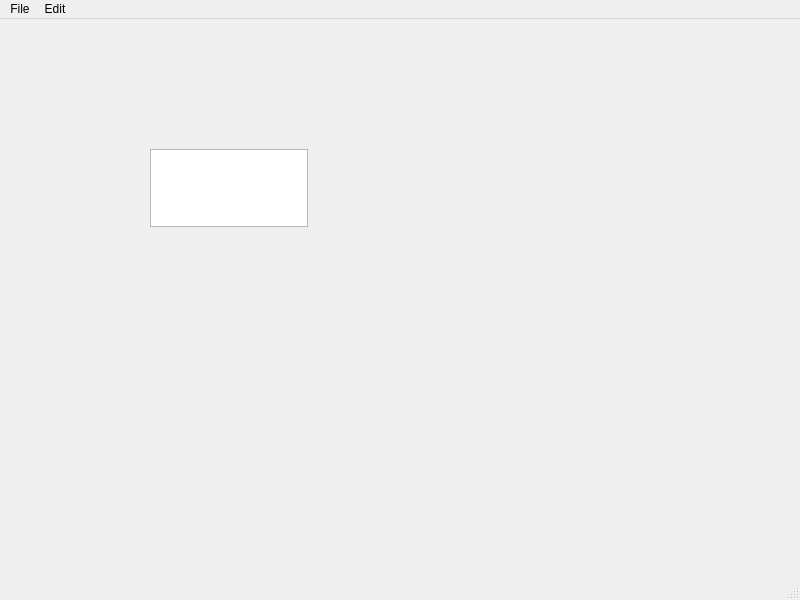
<?xml version="1.0" encoding="UTF-8"?>
<ui version="4.0">
 <class>MainWindow</class>
 <widget class="QMainWindow" name="MainWindow">
  <property name="geometry">
   <rect>
    <x>0</x>
    <y>0</y>
    <width>800</width>
    <height>600</height>
   </rect>
  </property>
  <property name="windowTitle">
   <string>MainWindow</string>
  </property>
  <widget class="QWidget" name="centralwidget">
   <widget class="QTextEdit" name="textEdit">
    <property name="geometry">
     <rect>
      <x>150</x>
      <y>130</y>
      <width>158</width>
      <height>78</height>
     </rect>
    </property>
   </widget>
  </widget>
  <widget class="QMenuBar" name="menubar">
   <property name="geometry">
    <rect>
     <x>0</x>
     <y>0</y>
     <width>800</width>
     <height>17</height>
    </rect>
   </property>
   <widget class="QMenu" name="menuFile">
    <property name="title">
     <string>File</string>
    </property>
    <addaction name="actionNew"/>
    <addaction name="actionOpen"/>
    <addaction name="actionSave_as"/>
    <addaction name="actionPrint"/>
    <addaction name="actionQuit"/>
   </widget>
   <widget class="QMenu" name="menuEdit">
    <property name="title">
     <string>Edit</string>
    </property>
    <addaction name="actionCopy"/>
    <addaction name="actionPaste"/>
    <addaction name="actionCut"/>
    <addaction name="actionUndo"/>
    <addaction name="actionRedo"/>
   </widget>
   <addaction name="menuFile"/>
   <addaction name="menuEdit"/>
  </widget>
  <widget class="QStatusBar" name="statusbar"/>
  <action name="actionNew">
   <property name="icon">
    <iconset resource="resources.qrc">
     <normaloff>:/iconImages/pic/newfile.png</normaloff>:/iconImages/pic/newfile.png</iconset>
   </property>
   <property name="text">
    <string>New</string>
   </property>
  </action>
  <action name="actionOpen">
   <property name="icon">
    <iconset resource="resources.qrc">
     <normaloff>:/iconImages/pic/folder_open.png</normaloff>:/iconImages/pic/folder_open.png</iconset>
   </property>
   <property name="text">
    <string>Open</string>
   </property>
  </action>
  <action name="actionSave_as">
   <property name="icon">
    <iconset resource="resources.qrc">
     <normaloff>:/iconImages/save</normaloff>:/iconImages/save</iconset>
   </property>
   <property name="text">
    <string>Save as</string>
   </property>
  </action>
  <action name="actionQuit">
   <property name="icon">
    <iconset resource="resources.qrc">
     <normaloff>:/iconImages/pic/close.png</normaloff>:/iconImages/pic/close.png</iconset>
   </property>
   <property name="text">
    <string>Quit</string>
   </property>
  </action>
  <action name="actionPrint">
   <property name="icon">
    <iconset resource="resources.qrc">
     <normaloff>:/iconImages/pic/print.png</normaloff>:/iconImages/pic/print.png</iconset>
   </property>
   <property name="text">
    <string>Print</string>
   </property>
  </action>
  <action name="actionCopy">
   <property name="icon">
    <iconset resource="resources.qrc">
     <normaloff>:/iconImages/pic/copy.png</normaloff>:/iconImages/pic/copy.png</iconset>
   </property>
   <property name="text">
    <string>Copy</string>
   </property>
  </action>
  <action name="actionPaste">
   <property name="icon">
    <iconset resource="resources.qrc">
     <normaloff>:/iconImages/pic/paste.png</normaloff>:/iconImages/pic/paste.png</iconset>
   </property>
   <property name="text">
    <string>Paste</string>
   </property>
  </action>
  <action name="actionCut">
   <property name="icon">
    <iconset resource="resources.qrc">
     <normaloff>:/iconImages/pic/cut.png</normaloff>:/iconImages/pic/cut.png</iconset>
   </property>
   <property name="text">
    <string>Cut</string>
   </property>
  </action>
  <action name="actionUndo">
   <property name="icon">
    <iconset resource="resources.qrc">
     <normaloff>:/iconImages/pic/undo.png</normaloff>:/iconImages/pic/undo.png</iconset>
   </property>
   <property name="text">
    <string>Undo</string>
   </property>
  </action>
  <action name="actionRedo">
   <property name="icon">
    <iconset resource="resources.qrc">
     <normaloff>:/iconImages/pic/redo.png</normaloff>:/iconImages/pic/redo.png</iconset>
   </property>
   <property name="text">
    <string>Redo</string>
   </property>
  </action>
 </widget>
 <resources>
  <include location="resources.qrc"/>
 </resources>
 <connections/>
</ui>
